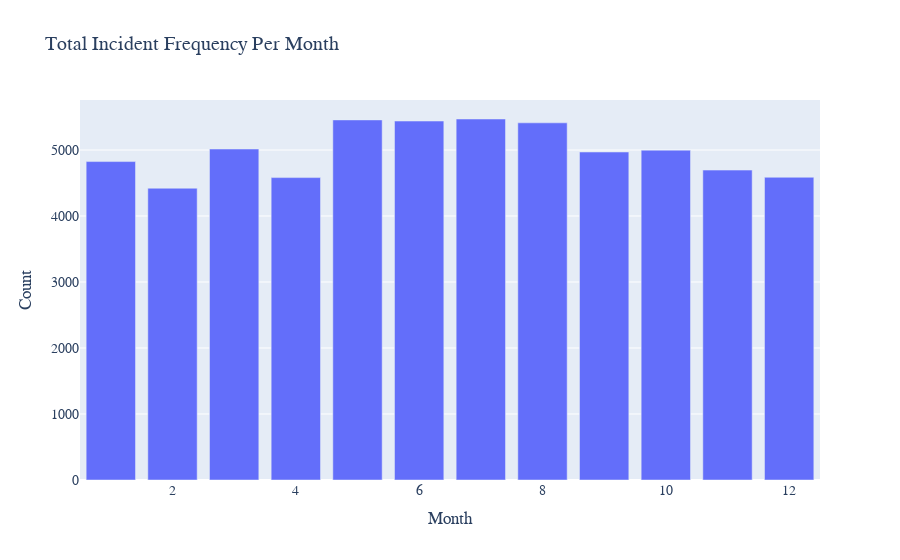

The notebook cell this image was saved under:
### Code cell
month_df = pd.DataFrame(ts_df.groupby(['Month'])['Month'].count())
print(f"Average Incidents per Month of the Year: {ts_df.groupby(['Month'])['Month'].count().mean()}")

fig_month = px.bar(month_df,
    x=month_df.index,
    y='Month',
    labels={'index':'Month','Month':'Count'},
    title='Total Incident Frequency Per Month')

fig_month.update_layout(
    font_family="Garamond",
    font_size=14,
)

fig_month.show()

fig_month.write_image('../Visuals/Updated/Unspecified/Monthly_total.png', engine="kaleido")

### Figure 1 — Plotly figure (JSON) as saved in the notebook; plotly's stock layout.template omitted (floating-point values rounded to 4 significant figures)
{"data": [{"alignmentgroup": "True", "hovertemplate": "Month=%{x}<br>Count=%{y}<extra></extra>", "legendgroup": "", "marker": {"color": "#636efa", "pattern": {"shape": ""}}, "name": "", "offsetgroup": "", "orientation": "v", "showlegend": false, "textposition": "auto", "type": "bar", "x": [1, 2, 3, 4, 5, 6, 7, 8, 9, 10, 11, 12], "xaxis": "x", "y": [4825, 4421, 5015, 4582, 5456, 5439, 5470, 5412, 4970, 4998, 4696, 4587], "yaxis": "y"}], "layout": {"barmode": "relative", "font": {"family": "Garamond", "size": 14}, "legend": {"tracegroupgap": 0}, "title": {"text": "Total Incident Frequency Per Month"}, "xaxis": {"anchor": "y", "domain": [0, 1], "title": {"text": "Month"}}, "yaxis": {"anchor": "x", "domain": [0, 1], "title": {"text": "Count"}}}}
